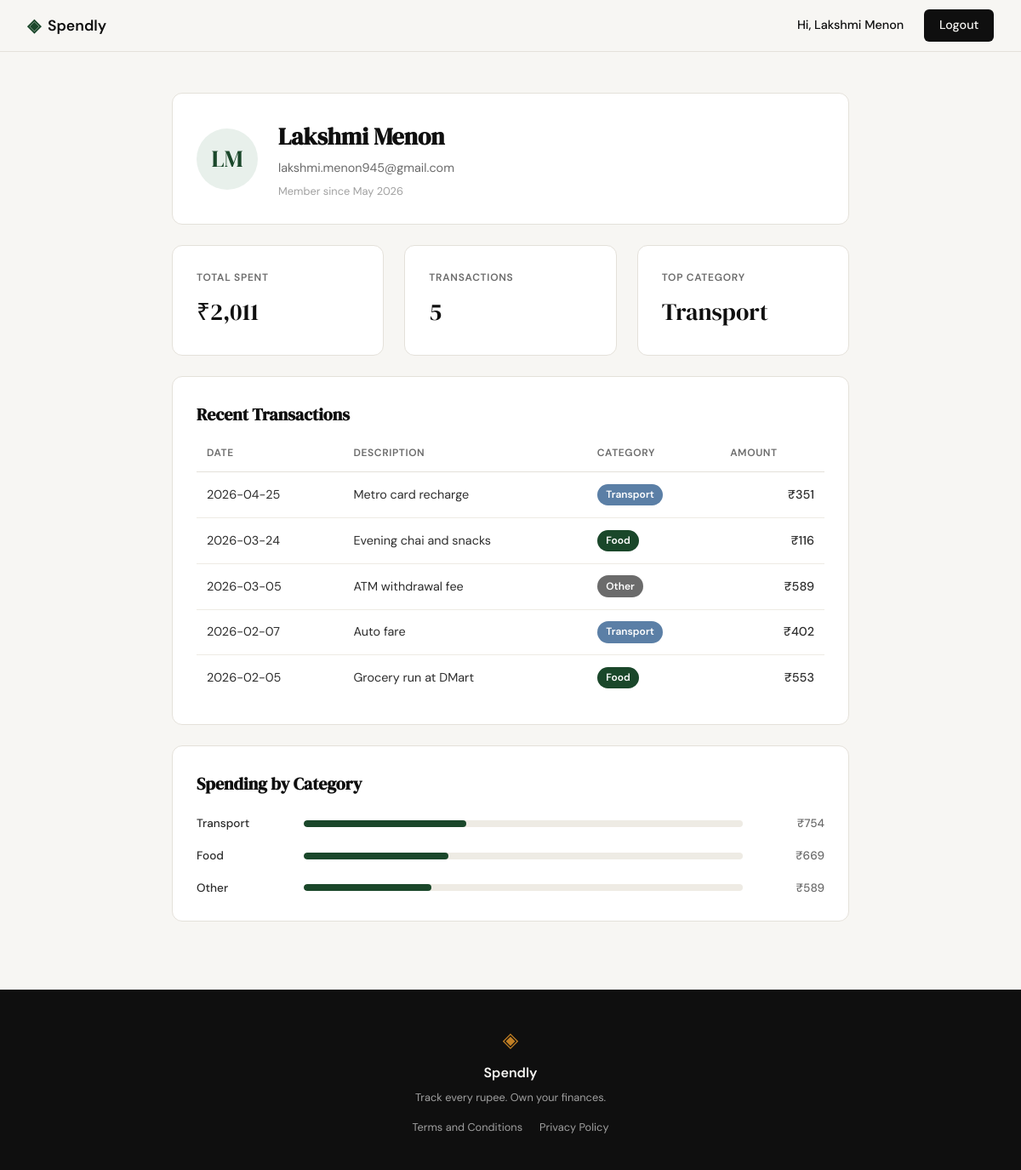
Screenshot of /profile (signed in) with the database file from the repository.
### tables this page shows
CREATE TABLE users (
            id            INTEGER PRIMARY KEY AUTOINCREMENT,
            name          TEXT    NOT NULL,
            email         TEXT    UNIQUE NOT NULL,
            password_hash TEXT    NOT NULL,
            created_at    TEXT    DEFAULT (datetime('now'))
        );

CREATE TABLE expenses (
            id          INTEGER PRIMARY KEY AUTOINCREMENT,
            user_id     INTEGER NOT NULL REFERENCES users(id),
            amount      REAL    NOT NULL,
            category    TEXT    NOT NULL,
            date        TEXT    NOT NULL,
            description TEXT,
            created_at  TEXT    DEFAULT (datetime('now'))
        );

### app.py (the view)
@app.route("/profile")
def profile():
    if not session.get("user_id"):
        return redirect(url_for("login"))
    db_user = get_user_by_id(session["user_id"])
    words = db_user["name"].split()
    initials = "".join(w[0].upper() for w in words if w)[:2]
    member_since = datetime.strptime(db_user["created_at"][:10], "%Y-%m-%d").strftime("%B %Y")
    user = {"name": db_user["name"], "email": db_user["email"],
            "initials": initials, "member_since": member_since}
    stats = get_expense_stats(session["user_id"])
    transactions = get_expenses_by_user(session["user_id"])
    categories = get_category_breakdown(session["user_id"])
    return render_template("profile.html", user=user, stats=stats,
                           transactions=transactions, categories=categories)

### database/db.py (called while the page is built)
def get_db():
    db_path = os.path.join(os.path.dirname(__file__), '..', 'spendly.db')
    conn = sqlite3.connect(db_path)
    conn.row_factory = sqlite3.Row
    conn.execute("PRAGMA foreign_keys = ON")
    return conn

def get_user_by_id(user_id):
    conn = get_db()
    user = conn.execute("SELECT * FROM users WHERE id = ?", (user_id,)).fetchone()
    conn.close()
    return user

def get_expenses_by_user(user_id, limit=10):
    conn = get_db()
    rows = conn.execute(
        "SELECT date, description, category, amount FROM expenses "
        "WHERE user_id = ? ORDER BY date DESC, created_at DESC LIMIT ?",
        (user_id, limit),
    ).fetchall()
    conn.close()
    return [
        {"date": r["date"], "description": r["description"],
         "category": r["category"], "amount": "{:,.0f}".format(r["amount"])}
        for r in rows
    ]

def get_expense_stats(user_id):
    conn = get_db()
    agg = conn.execute(
        "SELECT COALESCE(SUM(amount), 0) AS total_spent, COUNT(*) AS txn_count "
        "FROM expenses WHERE user_id = ?",
        (user_id,),
    ).fetchone()
    top = conn.execute(
        "SELECT category FROM expenses WHERE user_id = ? "
        "GROUP BY category ORDER BY SUM(amount) DESC LIMIT 1",
        (user_id,),
    ).fetchone()
    conn.close()
    return {
        "total_spent": "{:,.0f}".format(agg["total_spent"]),
        "txn_count": agg["txn_count"],
        "top_category": top["category"] if top else "—",
    }

def get_category_breakdown(user_id):
    conn = get_db()
    rows = conn.execute(
        "SELECT category, SUM(amount) AS total FROM expenses "
        "WHERE user_id = ? GROUP BY category ORDER BY total DESC",
        (user_id,),
    ).fetchall()
    conn.close()
    if not rows:
        return []
    grand_total = sum(r["total"] for r in rows)
    return [
        {"name": r["category"], "total": "{:,.0f}".format(r["total"]),
         "pct": round(r["total"] / grand_total * 100) if grand_total else 0}
        for r in rows
    ]

### templates/profile.html (shortened to what this page needs)
{% extends "base.html" %}
{% block head %}
<link rel="stylesheet" href="{{ url_for('static', filename='css/profile.css') }}">
{% endblock %}
{% block content %}
<section class="profile-page">
    <div class="profile-card user-card">
        <div class="profile-avatar">{{ user.initials }}</div>
        <div class="user-meta">
            <h1 class="user-name">{{ user.name }}</h1>
            <p class="user-email">{{ user.email }}</p>
            <p class="user-since">Member since {{ user.member_since }}</p>
        </div>
    </div>
    <div class="stats-row">
        <div class="profile-card stat-card">
            <span class="stat-label">Total Spent</span>
            <span class="stat-value">₹{{ stats.total_spent }}</span>
        </div>
        <div class="profile-card stat-card">
            <span class="stat-label">Transactions</span>
            <span class="stat-value">{{ stats.txn_count }}</span>
        </div>
        <div class="profile-card stat-card">
            <span class="stat-label">Top Category</span>
            <span class="stat-value">{{ stats.top_category }}</span>
        </div>
    </div>
    <div class="profile-card table-card">
        <h2 class="section-title">Recent Transactions</h2>
        <table class="txn-table">
            <thead>
                <tr>
                    <th>Date</th>
                    <th>Description</th>
                    <th>Category</th>
                    <th class="txn-amount-col">Amount</th>
                </tr>
            </thead>
            <tbody>
                {% for t in transactions %}
                <tr>
                    <td class="txn-date">{{ t.date }}</td>
                    <td>{{ t.description }}</td>
                    <td><span class="cat-badge cat-{{ t.category|lower }}">{{ t.category }}</span></td>
                    <td class="txn-amount-col">₹{{ t.amount }}</td>
                </tr>
                {% endfor %}
            </tbody>
        </table>
    </div>
    <div class="profile-card breakdown-card">
        <h2 class="section-title">Spending by Category</h2>
        <div class="cat-bars">
            {% for c in categories %}
            <div class="cat-bar-row">
                <span class="cat-bar-name">{{ c.name }}</span>
                <div class="cat-bar-track">
                    <div class="cat-bar cat-{{ c.name|lower }}" style="width: {{ c.pct }}%"></div>
                </div>
                <span class="cat-bar-amount">₹{{ c.total }}</span>
            </div>
            {% endfor %}
        </div>
    </div>
</section>
{% endblock %}

### templates/base.html (shortened to what this page needs)
<!DOCTYPE html>
<html lang="en">
<head>
    <link rel="stylesheet" href="{{ url_for('static', filename='css/style.css') }}">
    {% block head %}{% endblock %}
</head>
<body>
    <nav class="navbar">
        <div class="nav-inner">
            <a href="{{ url_for('landing') }}" class="nav-brand">
                <span class="brand-icon">◈</span>
                <span class="brand-name">Spendly</span>
            </a>
            <div class="nav-links">
                {% if session.user_id %}
                    <span class="nav-user">Hi, {{ session.user_name }}</span>
                    <a href="{{ url_for('logout') }}" class="nav-cta">Logout</a>
                {% else %}
                    <a href="{{ url_for('login') }}">Sign in</a>
                    <a href="{{ url_for('register') }}" class="nav-cta">Get started</a>
                {% endif %}
            </div>
        </div>
    </nav>
    <main class="main-content">
        {% block content %}{% endblock %}
    </main>
    <footer class="footer">
        <div class="footer-inner">
            <span class="brand-icon">◈</span>
            <span class="footer-name">Spendly</span>
            <p class="footer-copy">Track every rupee. Own your finances.</p>
            <div class="footer-links">
                <a href="{{ url_for('terms') }}">Terms and Conditions</a>
                <a href="{{ url_for('privacy') }}">Privacy Policy</a>
            </div>
        </div>
    </footer>
</body>
</html>

### static/css/style.css (style rules this page uses)
:root { --ink: #0f0f0f; --ink-soft: #2d2d2d; --ink-muted: #6b6b6b; --ink-faint: #a0a0a0; --paper: #f7f6f3; --paper-warm: #f0ede6; --paper-card: #ffffff; --accent: #1a472a; --accent-light: #e8f0eb; --accent-2: #c17f24; --accent-2-light: #fdf3e3; --danger: #c0392b; --danger-light: #fdecea; --border: #e4e1da; --border-soft: #eeebe4; --cat-food: var(--accent); --cat-transport: #5b7fa6; --cat-bills: var(--accent-2); --cat-health: #3c8c7e; --cat-entertainment: #8b5e83; --cat-shopping: #b5642e; --cat-other: var(--ink-muted); --font-display: 'DM Serif Display', Georgia, serif; --font-body: 'DM Sans', system-ui, sans-serif; --max-width: 1200px; --auth-width: 440px; --radius-sm: 6px; --radius-md: 12px; --radius-lg: 20px; }
*, *::before, *::after { box-sizing: border-box; margin: 0; padding: 0; }
html { font-size: 16px; scroll-behavior: smooth; }
body { background: var(--paper); color: var(--ink); font-family: var(--font-body); font-size: 1rem; line-height: 1.6; -webkit-font-smoothing: antialiased; }
a { color: inherit; text-decoration: none; }
.navbar { position: sticky; top: 0; z-index: 100; background: var(--paper); border-bottom: 1px solid var(--border); padding: 0 2rem; }
.nav-inner { max-width: var(--max-width); margin: 0 auto; height: 60px; display: flex; align-items: center; justify-content: space-between; }
.nav-brand { display: flex; align-items: center; gap: 0.5rem; font-family: var(--font-body); font-weight: 600; font-size: 1.1rem; color: var(--ink); }
.brand-icon { color: var(--accent); font-size: 1.3rem; }
.brand-name { color: var(--ink); }
.nav-links { display: flex; align-items: center; gap: 1.5rem; font-size: 0.9rem; font-weight: 500; }
.nav-links a { color: var(--ink-muted); transition: color 0.2s; }
.nav-cta { background: var(--ink) !important; color: var(--paper) !important; padding: 0.45rem 1.1rem; border-radius: var(--radius-sm); transition: background 0.2s !important; }
.main-content { min-height: calc(100vh - 60px - 100px); }
.footer { background: var(--ink); color: var(--paper); padding: 2.5rem 2rem; text-align: center; }
.footer-inner { display: flex; flex-direction: column; align-items: center; gap: 0.4rem; }
.footer .brand-icon { color: var(--accent-2); font-size: 1.5rem; }
.footer-name { font-weight: 600; font-size: 1rem; }
.footer-copy { font-size: 0.8rem; color: var(--ink-faint); }
.footer-links { display: flex; gap: 1.25rem; margin-top: 0.5rem; }
.footer-links a { font-size: 0.8rem; color: var(--ink-faint); transition: color 0.2s; }

### rows the page displays
users: user_name "Lakshmi Menon", name "Lakshmi Menon", email "lakshmi.menon945@gmail.com"
expenses: date "2026-04-25", description "Metro card recharge", category "Transport", amount "351"
expenses: date "2026-03-24", description "Evening chai and snacks", category "Food", amount "116"
expenses: date "2026-03-05", description "ATM withdrawal fee", category "Other", amount "589"
expenses: date "2026-02-07", description "Auto fare", category "Transport", amount "402"
expenses: date "2026-02-05", description "Grocery run at DMart", category "Food", amount "553"

### other values shown
{{ user.initials }} "LM"
{{ user.member_since }} "May 2026"
{{ stats.total_spent }} "2,011"
{{ stats.txn_count }} "5"
{{ stats.top_category }} "Transport"
{{ c.name }} "Transport" "Food" "Other"
{{ c.total }} "754" "669" "589"
